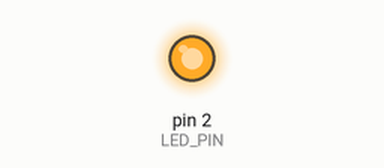
Simulated run of this sketch. Board: Arduino Uno, built with avr-gcc and run on an emulated ATmega328P. Parts: output pins drawn as LEDs (lit = HIGH). No radio packets arrive unless stated; pins used as bus, display or sensor lines are not drawn.

Above: at 1.0 s.
At 3.1 s:
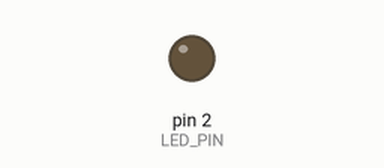
Timing chart, 0 to 5.4 s (numbered marks = the images above):
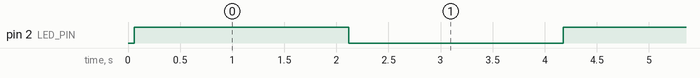

The sketch:

transmitter.ino
```cpp
// Transmit

#include <VirtualWire.h>

const int LED_PIN = 2;
const int TX_PIN = 12;
const int POWER_PIN = 13;

char *outBuffer[2];

void setup() {
  pinMode(LED_PIN, OUTPUT);
  pinMode(TX_PIN, OUTPUT);
  pinMode(POWER_PIN, OUTPUT);
  digitalWrite(POWER_PIN, HIGH);
  vw_set_ptt_inverted(true);
  vw_set_tx_pin(TX_PIN);
  vw_setup(4000);
}

void loop(){
  vw_send((uint8_t *) "A", 1);
  vw_wait_tx();
  digitalWrite(LED_PIN,HIGH);
  delay(2000);

  vw_send((uint8_t *) "B", 1);
  vw_wait_tx();
  digitalWrite(LED_PIN,LOW);
  delay(2000);
}
```

Measured:
- by itself, pin 2 (LED_PIN): alternates HIGH for 2.1 s and LOW for 2.1 s
